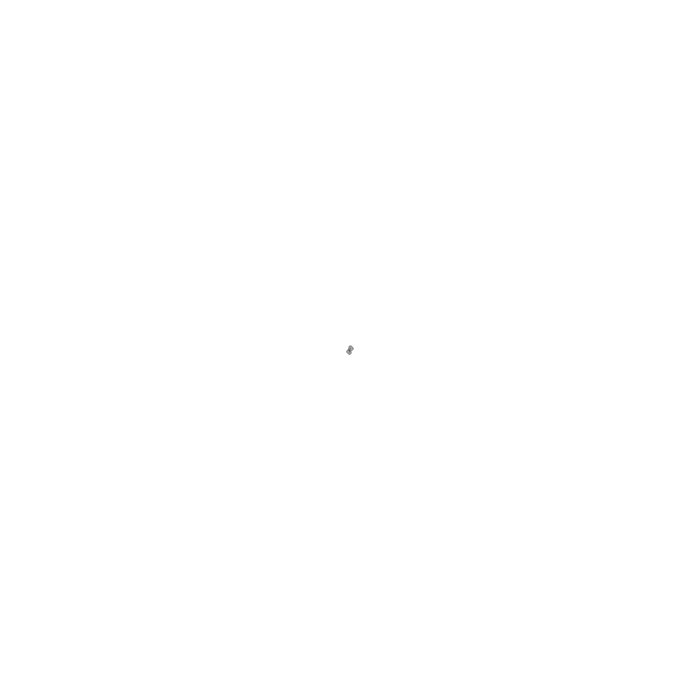
Frame 1 (no input)
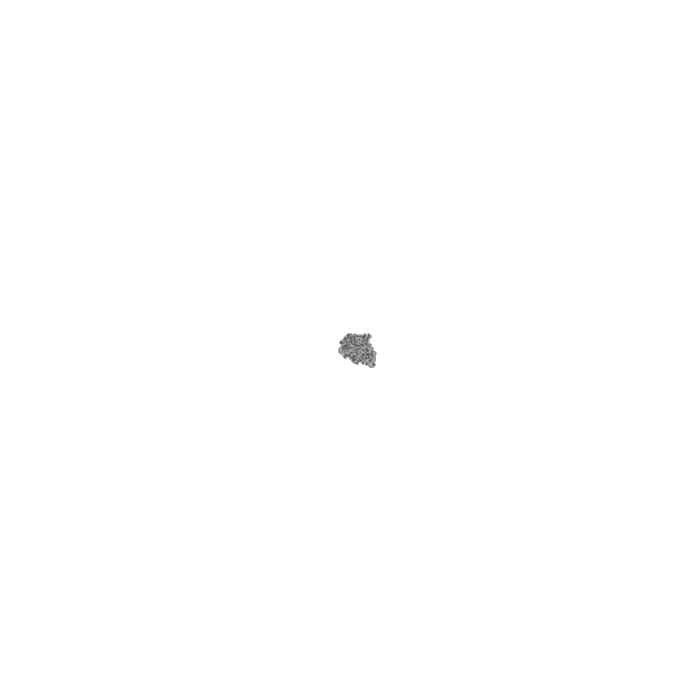
Frame 60 (no input)
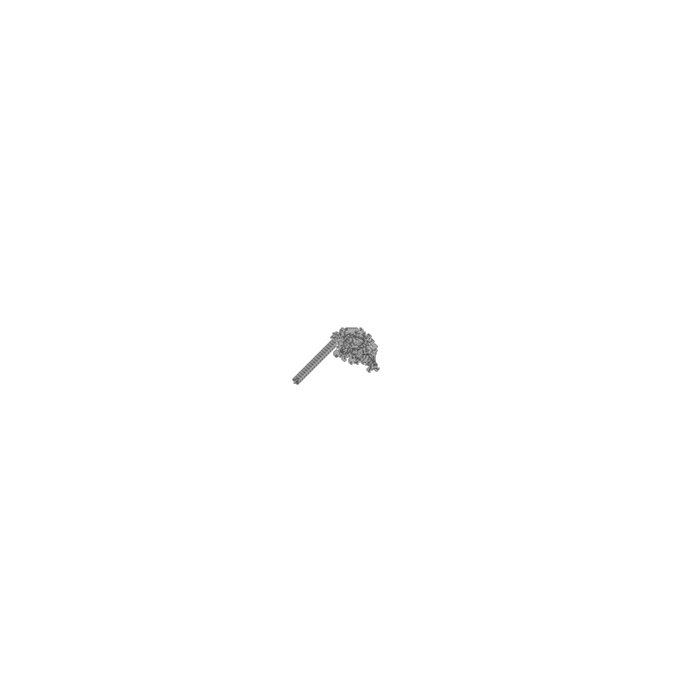
Frame 120 (the mouse pressed at the canvas centre since frame 60)

The p5.js sketch that drew these frames (run headless with seeded random() and noise() and a simulated clock; from frame 60 on, the mouse is pressed at the canvas centre):

// p5.js sketch
// ── sketch.js
let grid;
let x;
let y;
let dir;

let ANTUP = 0;
let ANTRIGHT = 1;
let ANTDOWN = 2;
let ANTLEFT = 3;

function setup() {
    createCanvas(700, 700);
    grid = make2DArray(width, height);
    x = width / 2;
    y = height / 2;
    dir = ANTUP;
}

function turnRight() {
    dir++;
    if (dir > ANTLEFT) {
        dir = ANTUP;
    }
}

function turnLeft() {
    dir--;
    if (dir < ANTUP) {
        dir = ANTLEFT;
    }
}

function moveForward() {
    if (dir == ANTUP) {
        y--;
    } else if (dir == ANTRIGHT) {
        x++;
    } else if (dir == ANTDOWN) {
        y++;
    } else if (dir == ANTLEFT) {
        x--;
    }

    if (x > width - 1) {
        x = 0;
    } else if (x < 0) {
        x = width - 1;
    }
    if (y > height - 1) {
        y = 0;
    } else if (y < 0) {
        y = height - 1;
    }
}


function draw() {
    strokeWeight(1);
    for (let n = 0; n < 100; n++) {
        let state = grid[x][y];
        if (state == 0) {
            turnRight();
            grid[x][y] = 1;
        } else if (state == 1) {
            turnLeft();
            grid[x][y] = 0;
        }

        stroke(color(255));
        if (grid[x][y] == 1) {
            stroke(color(0));
        }
        point(x, y);
        moveForward();
    }
}

function make2DArray(cols, rows) {
    let arr = new Array(cols);
    for (let i = 0; i < arr.length; i++) {
        arr[i] = new Array(rows);
        for (let j = 0; j < arr[i].length; j++) {
            arr[i][j] = 0;
        }
    }
    return arr;
}
